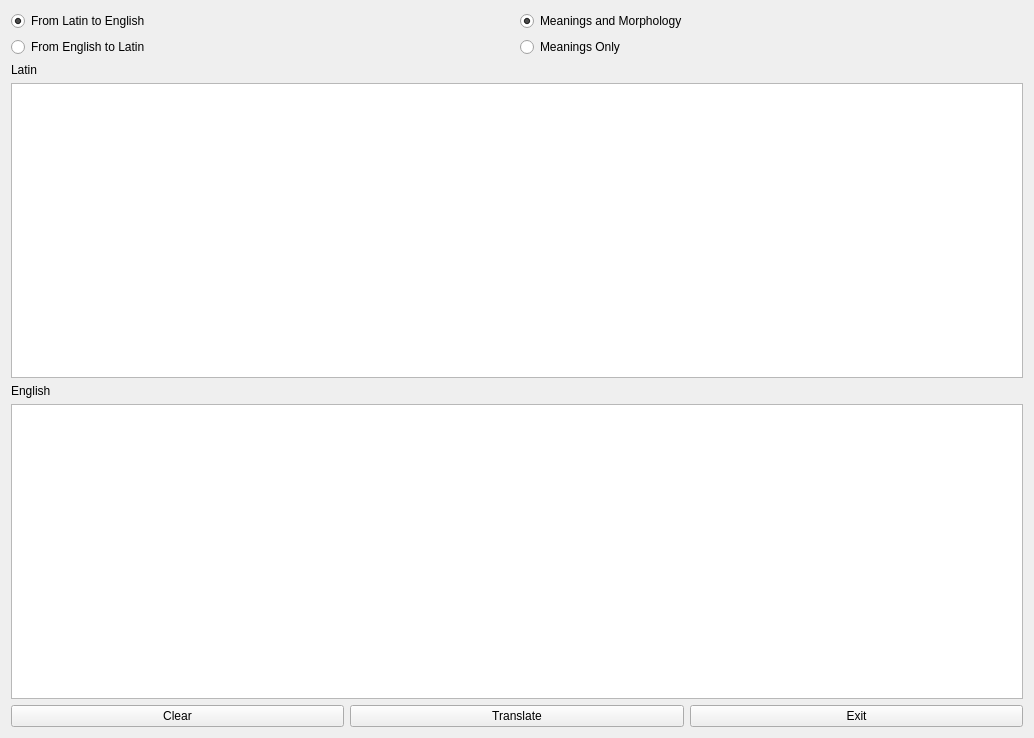
<?xml version="1.0" encoding="UTF-8"?>
<ui version="4.0">
 <class>MainWindow</class>
 <widget class="QMainWindow" name="MainWindow">
  <property name="geometry">
   <rect>
    <x>0</x>
    <y>0</y>
    <width>1034</width>
    <height>738</height>
   </rect>
  </property>
  <property name="windowTitle">
   <string>MainWindow</string>
  </property>
  <widget class="QWidget" name="centralWidget">
   <layout class="QGridLayout" name="gridLayout_2">
    <item row="1" column="0">
     <layout class="QGridLayout" name="gridLayout">
      <property name="sizeConstraint">
       <enum>QLayout::SetMinAndMaxSize</enum>
      </property>
      <item row="0" column="0">
       <widget class="QLabel" name="label">
        <property name="text">
         <string>Latin</string>
        </property>
       </widget>
      </item>
      <item row="2" column="0">
       <widget class="QTextEdit" name="EditLatin">
        <property name="sizePolicy">
         <sizepolicy hsizetype="Expanding" vsizetype="Expanding">
          <horstretch>0</horstretch>
          <verstretch>0</verstretch>
         </sizepolicy>
        </property>
       </widget>
      </item>
      <item row="4" column="0">
       <widget class="QTextEdit" name="EditEnglish">
        <property name="sizePolicy">
         <sizepolicy hsizetype="Expanding" vsizetype="Expanding">
          <horstretch>0</horstretch>
          <verstretch>0</verstretch>
         </sizepolicy>
        </property>
       </widget>
      </item>
      <item row="6" column="0">
       <layout class="QHBoxLayout" name="horizontalLayout">
        <item>
         <widget class="QPushButton" name="ClearText">
          <property name="text">
           <string>Clear</string>
          </property>
         </widget>
        </item>
        <item>
         <widget class="QPushButton" name="Translate">
          <property name="text">
           <string>Translate</string>
          </property>
          <property name="autoDefault">
           <bool>false</bool>
          </property>
         </widget>
        </item>
        <item>
         <widget class="QPushButton" name="Exit">
          <property name="text">
           <string>Exit</string>
          </property>
         </widget>
        </item>
       </layout>
      </item>
      <item row="3" column="0">
       <widget class="QLabel" name="label_2">
        <property name="text">
         <string>English</string>
        </property>
       </widget>
      </item>
     </layout>
    </item>
    <item row="0" column="0">
     <layout class="QHBoxLayout" name="horizontalLayout_2">
      <property name="sizeConstraint">
       <enum>QLayout::SetDefaultConstraint</enum>
      </property>
      <item>
       <layout class="QVBoxLayout" name="verticalLayout">
        <item>
         <widget class="QRadioButton" name="latinToEnglish">
          <property name="text">
           <string>From Latin to English</string>
          </property>
          <property name="checked">
           <bool>true</bool>
          </property>
          <attribute name="buttonGroup">
           <string notr="true">translationButtons</string>
          </attribute>
         </widget>
        </item>
        <item>
         <widget class="QRadioButton" name="englishToLatin">
          <property name="text">
           <string>From English to Latin</string>
          </property>
          <attribute name="buttonGroup">
           <string notr="true">translationButtons</string>
          </attribute>
         </widget>
        </item>
       </layout>
      </item>
      <item>
       <layout class="QVBoxLayout" name="verticalLayout_2">
        <item>
         <widget class="QRadioButton" name="meaningsAndGrammar">
          <property name="text">
           <string>Meanings and Morphology</string>
          </property>
          <property name="checked">
           <bool>true</bool>
          </property>
          <attribute name="buttonGroup">
           <string notr="true">optionsButton</string>
          </attribute>
         </widget>
        </item>
        <item>
         <widget class="QRadioButton" name="meaningsOnly">
          <property name="text">
           <string>Meanings Only</string>
          </property>
          <attribute name="buttonGroup">
           <string notr="true">optionsButton</string>
          </attribute>
         </widget>
        </item>
       </layout>
      </item>
     </layout>
    </item>
   </layout>
  </widget>
 </widget>
 <layoutdefault spacing="6" margin="11"/>
 <resources/>
 <connections/>
 <buttongroups>
  <buttongroup name="optionsButton"/>
  <buttongroup name="translationButtons"/>
 </buttongroups>
</ui>
